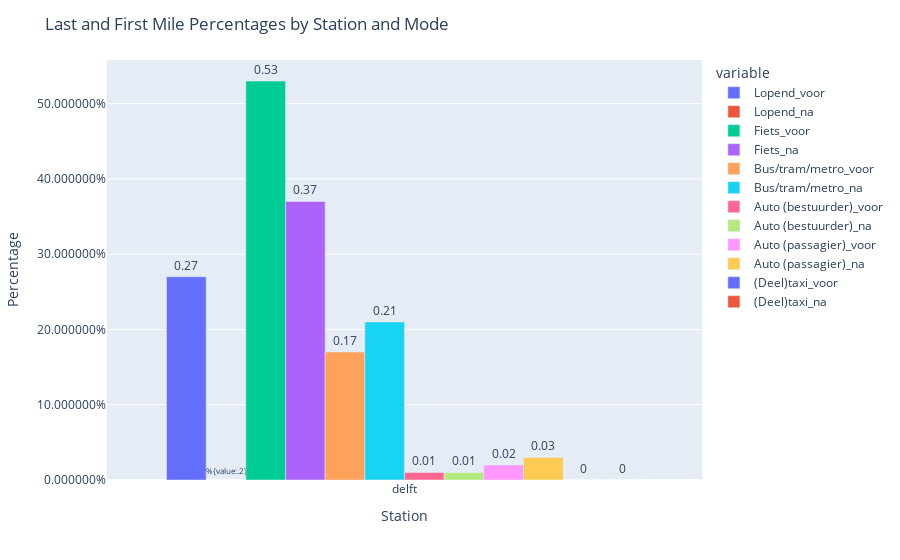

Here is the notebook cell this chart was saved with:
### Code cell
# Create a grouped bar chart using Plotly
df_copy_ns_2019_delft = df_copy_ns_2019[df_copy_ns_2019['Station'] == 'delft']

fig = px.bar(df_copy_ns_2019_delft, x='Station', y=['Lopend_voor', 'Lopend_na','Fiets_voor', 'Fiets_na', 'Bus/tram/metro_voor', 'Bus/tram/metro_na', 'Auto (bestuurder)_voor', 'Auto (bestuurder)_na', 'Auto (passagier)_voor', 'Auto (passagier)_na', '(Deel)taxi_voor', '(Deel)taxi_na'], barmode='group')

# Update text labels
fig.update_traces(
    texttemplate='%{value:.2}',
    textposition='outside'
)

fig.update_layout(
    xaxis_title='Station',
    yaxis_title='Percentage',
    yaxis_tickformat='%',
    title='Last and First Mile Percentages by Station and Mode'
)

fig.show()

### Figure 1 — Plotly figure (JSON) as saved in the notebook; plotly's stock layout.template omitted (floating-point values rounded to 4 significant figures)
{"data": [{"alignmentgroup": "True", "hovertemplate": "variable=Lopend_voor<br>Station=%{x}<br>value=%{y}<extra></extra>", "legendgroup": "Lopend_voor", "marker": {"color": "#636efa", "pattern": {"shape": ""}}, "name": "Lopend_voor", "offsetgroup": "Lopend_voor", "orientation": "v", "showlegend": true, "textposition": "outside", "texttemplate": "%{value:.2}", "type": "bar", "x": ["delft"], "xaxis": "x", "y": [0.27], "yaxis": "y"}, {"alignmentgroup": "True", "hovertemplate": "variable=Lopend_na<br>Station=%{x}<br>value=%{y}<extra></extra>", "legendgroup": "Lopend_na", "marker": {"color": "#EF553B", "pattern": {"shape": ""}}, "name": "Lopend_na", "offsetgroup": "Lopend_na", "orientation": "v", "showlegend": true, "textposition": "outside", "texttemplate": "%{value:.2}", "type": "bar", "x": ["delft"], "xaxis": "x", "y": [null], "yaxis": "y"}, {"alignmentgroup": "True", "hovertemplate": "variable=Fiets_voor<br>Station=%{x}<br>value=%{y}<extra></extra>", "legendgroup": "Fiets_voor", "marker": {"color": "#00cc96", "pattern": {"shape": ""}}, "name": "Fiets_voor", "offsetgroup": "Fiets_voor", "orientation": "v", "showlegend": true, "textposition": "outside", "texttemplate": "%{value:.2}", "type": "bar", "x": ["delft"], "xaxis": "x", "y": [0.53], "yaxis": "y"}, {"alignmentgroup": "True", "hovertemplate": "variable=Fiets_na<br>Station=%{x}<br>value=%{y}<extra></extra>", "legendgroup": "Fiets_na", "marker": {"color": "#ab63fa", "pattern": {"shape": ""}}, "name": "Fiets_na", "offsetgroup": "Fiets_na", "orientation": "v", "showlegend": true, "textposition": "outside", "texttemplate": "%{value:.2}", "type": "bar", "x": ["delft"], "xaxis": "x", "y": [0.37], "yaxis": "y"}, {"alignmentgroup": "True", "hovertemplate": "variable=Bus/tram/metro_voor<br>Station=%{x}<br>value=%{y}<extra></extra>", "legendgroup": "Bus/tram/metro_voor", "marker": {"color": "#FFA15A", "pattern": {"shape": ""}}, "name": "Bus/tram/metro_voor", "offsetgroup": "Bus/tram/metro_voor", "orientation": "v", "showlegend": true, "textposition": "outside", "texttemplate": "%{value:.2}", "type": "bar", "x": ["delft"], "xaxis": "x", "y": [0.17], "yaxis": "y"}, {"alignmentgroup": "True", "hovertemplate": "variable=Bus/tram/metro_na<br>Station=%{x}<br>value=%{y}<extra></extra>", "legendgroup": "Bus/tram/metro_na", "marker": {"color": "#19d3f3", "pattern": {"shape": ""}}, "name": "Bus/tram/metro_na", "offsetgroup": "Bus/tram/metro_na", "orientation": "v", "showlegend": true, "textposition": "outside", "texttemplate": "%{value:.2}", "type": "bar", "x": ["delft"], "xaxis": "x", "y": [0.21], "yaxis": "y"}, {"alignmentgroup": "True", "hovertemplate": "variable=Auto (bestuurder)_voor<br>Station=%{x}<br>value=%{y}<extra></extra>", "legendgroup": "Auto (bestuurder)_voor", "marker": {"color": "#FF6692", "pattern": {"shape": ""}}, "name": "Auto (bestuurder)_voor", "offsetgroup": "Auto (bestuurder)_voor", "orientation": "v", "showlegend": true, "textposition": "outside", "texttemplate": "%{value:.2}", "type": "bar", "x": ["delft"], "xaxis": "x", "y": [0.01], "yaxis": "y"}, {"alignmentgroup": "True", "hovertemplate": "variable=Auto (bestuurder)_na<br>Station=%{x}<br>value=%{y}<extra></extra>", "legendgroup": "Auto (bestuurder)_na", "marker": {"color": "#B6E880", "pattern": {"shape": ""}}, "name": "Auto (bestuurder)_na", "offsetgroup": "Auto (bestuurder)_na", "orientation": "v", "showlegend": true, "textposition": "outside", "texttemplate": "%{value:.2}", "type": "bar", "x": ["delft"], "xaxis": "x", "y": [0.01], "yaxis": "y"}, {"alignmentgroup": "True", "hovertemplate": "variable=Auto (passagier)_voor<br>Station=%{x}<br>value=%{y}<extra></extra>", "legendgroup": "Auto (passagier)_voor", "marker": {"color": "#FF97FF", "pattern": {"shape": ""}}, "name": "Auto (passagier)_voor", "offsetgroup": "Auto (passagier)_voor", "orientation": "v", "showlegend": true, "textposition": "outside", "texttemplate": "%{value:.2}", "type": "bar", "x": ["delft"], "xaxis": "x", "y": [0.02], "yaxis": "y"}, {"alignmentgroup": "True", "hovertemplate": "variable=Auto (passagier)_na<br>Station=%{x}<br>value=%{y}<extra></extra>", "legendgroup": "Auto (passagier)_na", "marker": {"color": "#FECB52", "pattern": {"shape": ""}}, "name": "Auto (passagier)_na", "offsetgroup": "Auto (passagier)_na", "orientation": "v", "showlegend": true, "textposition": "outside", "texttemplate": "%{value:.2}", "type": "bar", "x": ["delft"], "xaxis": "x", "y": [0.03], "yaxis": "y"}, {"alignmentgroup": "True", "hovertemplate": "variable=(Deel)taxi_voor<br>Station=%{x}<br>value=%{y}<extra></extra>", "legendgroup": "(Deel)taxi_voor", "marker": {"color": "#636efa", "pattern": {"shape": ""}}, "name": "(Deel)taxi_voor", "offsetgroup": "(Deel)taxi_voor", "orientation": "v", "showlegend": true, "textposition": "outside", "texttemplate": "%{value:.2}", "type": "bar", "x": ["delft"], "xaxis": "x", "y": [0], "yaxis": "y"}, {"alignmentgroup": "True", "hovertemplate": "variable=(Deel)taxi_na<br>Station=%{x}<br>value=%{y}<extra></extra>", "legendgroup": "(Deel)taxi_na", "marker": {"color": "#EF553B", "pattern": {"shape": ""}}, "name": "(Deel)taxi_na", "offsetgroup": "(Deel)taxi_na", "orientation": "v", "showlegend": true, "textposition": "outside", "texttemplate": "%{value:.2}", "type": "bar", "x": ["delft"], "xaxis": "x", "y": [0], "yaxis": "y"}], "layout": {"barmode": "group", "legend": {"title": {"text": "variable"}, "tracegroupgap": 0}, "margin": {"t": 60}, "title": {"text": "Last and First Mile Percentages by Station and Mode"}, "xaxis": {"anchor": "y", "domain": [0, 1], "title": {"text": "Station"}}, "yaxis": {"anchor": "x", "domain": [0, 1], "tickformat": "%", "title": {"text": "Percentage"}}}}
